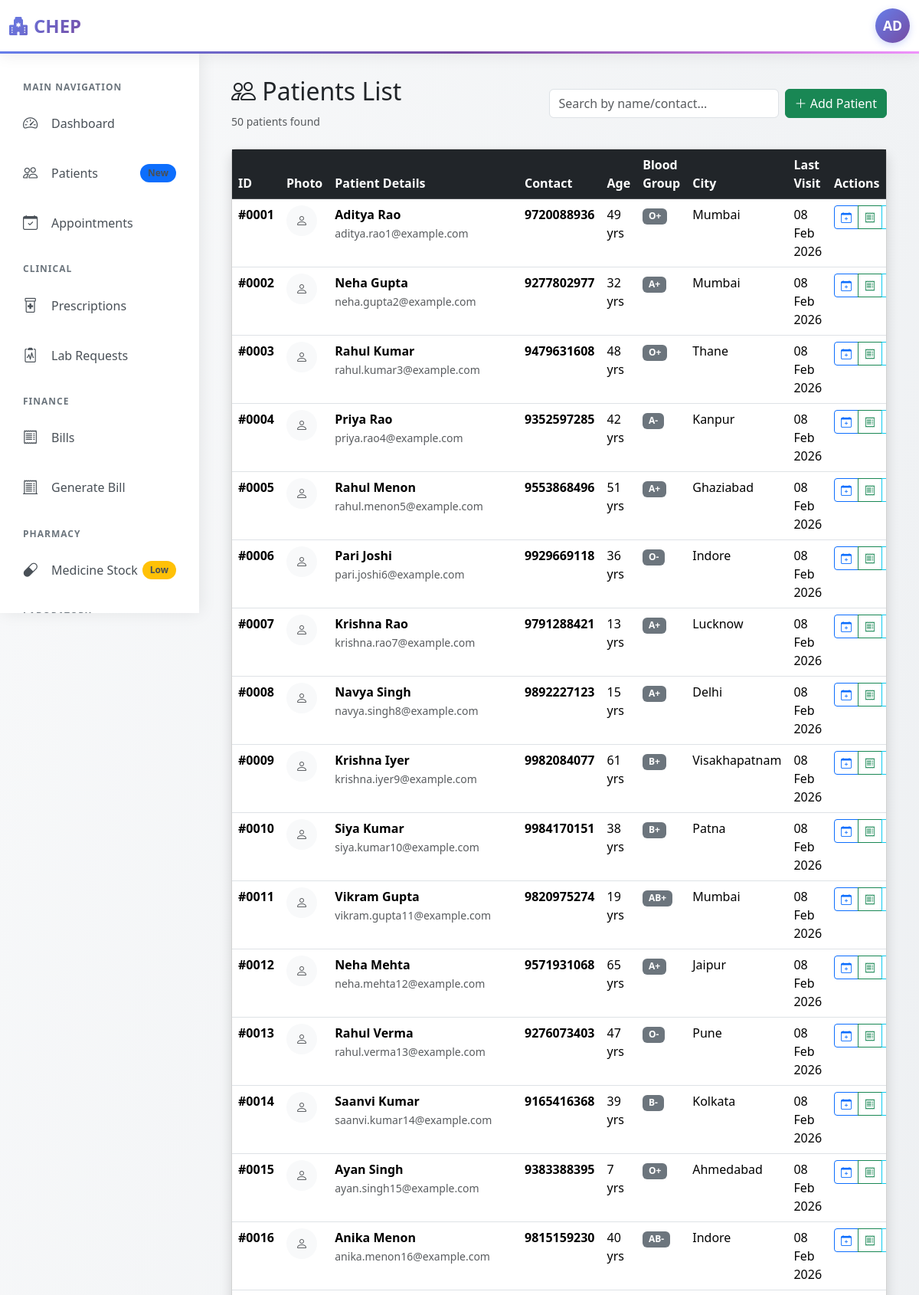
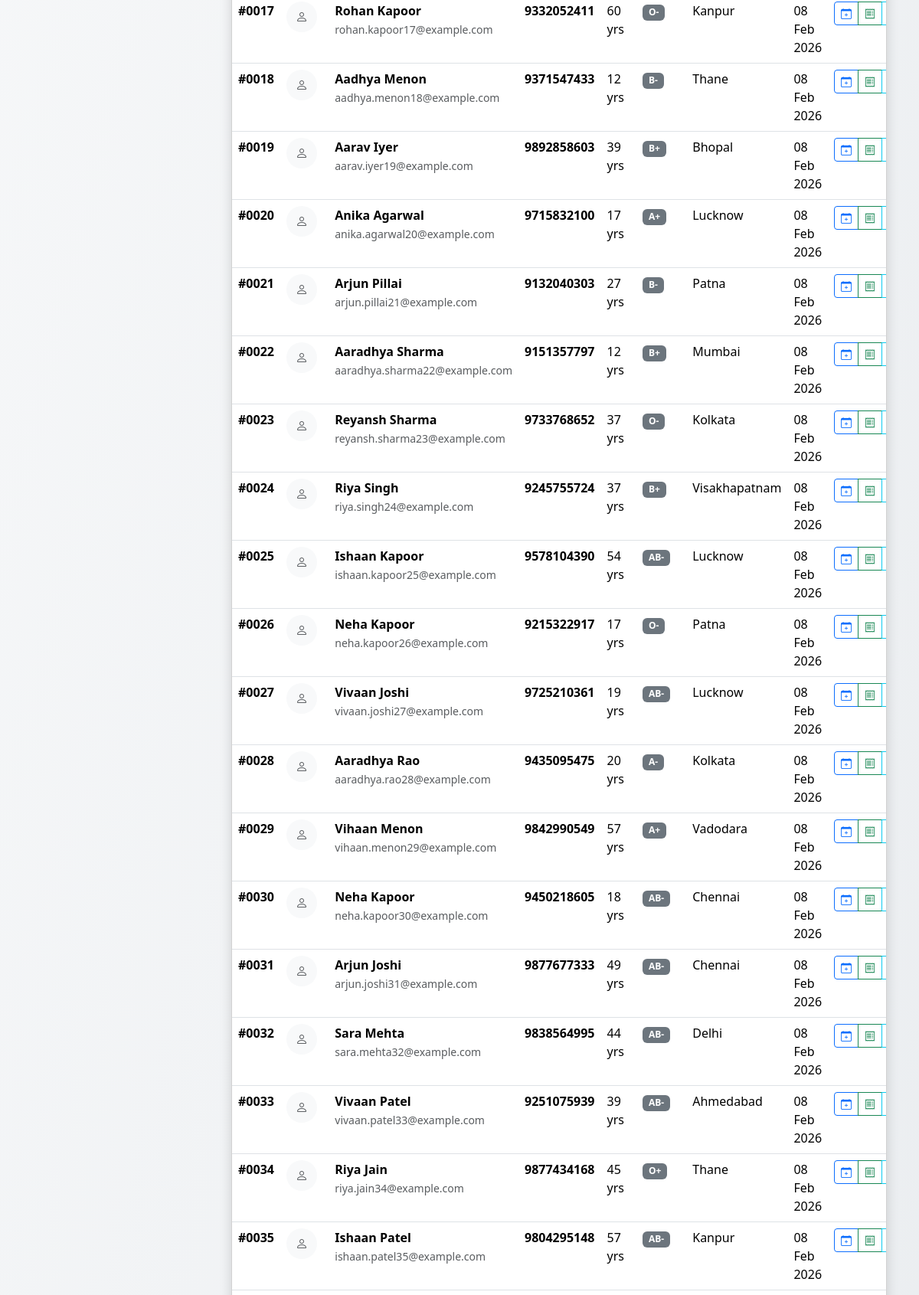
The app's page /receptionist/patients_list.php (signed in, upper part) with its own data (2 pictures, top to bottom).
### tables this page shows
CREATE TABLE patients (
    id INT UNSIGNED PRIMARY KEY AUTO_INCREMENT,
    name VARCHAR(100) NOT NULL,
    email VARCHAR(150),
    contact VARCHAR(15) NOT NULL,
    gender ENUM('male', 'female', 'other'),
    dob DATE,
    blood_group VARCHAR(5),
    address TEXT,
    city VARCHAR(100),
    pincode VARCHAR(10),
    emergency_contact VARCHAR(15),
    created_at TIMESTAMP DEFAULT CURRENT_TIMESTAMP
);

### includes/functions.php (called while the page is built, shortened)
<?php
function calculate_age($dob) {
    return date_diff(date_create($dob), date_create('now'))->y;
}
?>

### receptionist/patients_list.php (the view, shortened to what this page needs)
<?php
require_once '../config.php';
require_once '../includes/header.php';
$search = $_GET['search'] ?? '';
$where = $search ? "WHERE name LIKE '%$search%' OR contact LIKE '%$search%'" : '';
$patients = $conn->query("SELECT * FROM patients $where ORDER BY created_at DESC");
?>
<div class="container-fluid">
    <div class="d-flex justify-content-between align-items-center mb-4">
        <div>
            <h2><i class="bi bi-people"></i> Patients List</h2>
            <small class="text-muted"><?php echo $patients->num_rows; ?> patients found</small>
        </div>
        <div class="d-flex gap-2">
            <input type="text" id="searchInput" class="form-control" style="width: 300px;" placeholder="Search by name/contact...">
            <a href="add_patient.php" class="btn btn-success"><i class="bi bi-plus-lg"></i> Add Patient</a>
        </div>
    </div>
    <div class="card shadow">
        <div class="card-body p-0">
            <div class="table-responsive">
                <table class="table table-hover mb-0">
                    <thead class="table-dark">
                        <tr>
                            <th>ID</th>
                            <th>Photo</th>
                            <th>Patient Details</th>
                            <th>Contact</th>
                            <th>Age</th>
                            <th>Blood Group</th>
                            <th>City</th>
                            <th>Last Visit</th>
                            <th>Actions</th>
                        </tr>
                    </thead>
                    <tbody>
                        <?php while($patient = $patients->fetch_assoc()): ?>
                        <tr>
                            <td><strong>#<?php echo str_pad($patient['id'], 4, '0', STR_PAD_LEFT); ?></strong></td>
                            <td>
                                <div class="avatar-sm rounded-circle bg-light d-flex align-items-center justify-content-center" style="width: 40px; height: 40px;">
                                    <i class="bi bi-person text-muted"></i>
                                </div>
                            </td>
                            <td>
                                <strong><?php echo htmlspecialchars($patient['name']); ?></strong><br>
                                <small class="text-muted"><?php echo htmlspecialchars($patient['email'] ?: 'No email'); ?></small>
                            </td>
                            <td><strong><?php echo htmlspecialchars($patient['contact']); ?></strong></td>
                            <td>
                                <?php echo $patient['dob'] ? calculate_age($patient['dob']) . ' yrs' : '-'; ?>
                            </td>
                            <td><span class="badge bg-secondary"><?php echo $patient['blood_group'] ?: '-'; ?></span></td>
                            <td><?php echo htmlspecialchars($patient['city'] ?: '-'); ?></td>
                            <td><?php echo $patient['created_at'] ? date('d M Y', strtotime($patient['created_at'])) : '-'; ?></td>
                            <td>
                                <div class="btn-group" role="group">
                                    <a href="book_appointment.php?patient_id=<?php echo $patient['id']; ?>" class="btn btn-sm btn-outline-primary" title="Book Appointment">
                                        <i class="bi bi-calendar-plus"></i>
                                    </a>
                                    <a href="../billing/bill_generate.php?patient_id=<?php echo $patient['id']; ?>" class="btn btn-sm btn-outline-success" title="Generate Bill">
                                        <i class="bi bi-receipt"></i>
                                    </a>
                                    <a href="../public/patient_portal.php?id=<?php echo $patient['id']; ?>" class="btn btn-sm btn-outline-info" title="Patient Portal" target="_blank">
                                    </a>
                                </div>
                            </td>
                        </tr>
                        <?php endwhile; ?>
                    </tbody>
                </table>
            </div>
        </div>
    </div>
</div>
<?php require_once '../includes/footer.php'; ?>

### includes/header.php (style rules this page uses)
:root { --primary-gradient: linear-gradient(135deg, #667eea 0%, #764ba2 100%); --sidebar-width: 260px; --navbar-height: 70px; }
* { margin: 0; padding: 0; box-sizing: border-box; }
body { background: linear-gradient(to bottom right, #f8f9fa 0%, #e9ecef 100%); font-family: 'Segoe UI', Tahoma, Geneva, Verdana, sans-serif; overflow-x: hidden; }

### records on screen
patients: id "0001", name "Aditya Rao", email "aditya.rao1@example.com", contact "9720088936", dob "49", blood_group "O+", city "Mumbai", created_at "08 Feb 2026"
patients: id "0002", name "Neha Gupta", email "neha.gupta2@example.com", contact "9277802977", dob "32", blood_group "A+", city "Mumbai", created_at "08 Feb 2026"
patients: id "0003", name "Rahul Kumar", email "rahul.kumar3@example.com", contact "9479631608", dob "48", blood_group "O+", city "Thane", created_at "08 Feb 2026"
patients: id "0004", name "Priya Rao", email "priya.rao4@example.com", contact "9352597285", dob "42", blood_group "A-", city "Kanpur", created_at "08 Feb 2026"
patients: id "0005", name "Rahul Menon", email "rahul.menon5@example.com", contact "9553868496", dob "51", blood_group "A+", city "Ghaziabad", created_at "08 Feb 2026"
patients: id "0006", name "Pari Joshi", email "pari.joshi6@example.com", contact "9929669118", dob "36", blood_group "O-", city "Indore", created_at "08 Feb 2026"
patients: id "0007", name "Krishna Rao", email "krishna.rao7@example.com", contact "9791288421", dob "13", blood_group "A+", city "Lucknow", created_at "08 Feb 2026"
patients: id "0008", name "Navya Singh", email "navya.singh8@example.com", contact "9892227123", dob "15", blood_group "A+", city "Delhi", created_at "08 Feb 2026"
patients: id "0009", name "Krishna Iyer", email "krishna.iyer9@example.com", contact "9982084077", dob "61", blood_group "B+", city "Visakhapatnam", created_at "08 Feb 2026"
patients: id "0010", name "Siya Kumar", email "siya.kumar10@example.com", contact "9984170151", dob "38", blood_group "B+", city "Patna", created_at "08 Feb 2026"
patients: id "0011", name "Vikram Gupta", email "vikram.gupta11@example.com", contact "9820975274", dob "19", blood_group "AB+", city "Mumbai", created_at "08 Feb 2026"
patients: id "0012", name "Neha Mehta", email "neha.mehta12@example.com", contact "9571931068", dob "65", blood_group "A+", city "Jaipur", created_at "08 Feb 2026"
patients: id "0013", name "Rahul Verma", email "rahul.verma13@example.com", contact "9276073403", dob "47", blood_group "O-", city "Pune", created_at "08 Feb 2026"
patients: id "0014", name "Saanvi Kumar", email "saanvi.kumar14@example.com", contact "9165416368", dob "39", blood_group "B-", city "Kolkata", created_at "08 Feb 2026"
patients: id "0015", name "Ayan Singh", email "ayan.singh15@example.com", contact "9383388395", dob "7", blood_group "O+", city "Ahmedabad", created_at "08 Feb 2026"
patients: id "0016", name "Anika Menon", email "anika.menon16@example.com", contact "9815159230", dob "40", blood_group "AB-", city "Indore", created_at "08 Feb 2026"
patients: id "0017", name "Rohan Kapoor", email "rohan.kapoor17@example.com", contact "9332052411", dob "60", blood_group "O-", city "Kanpur", created_at "08 Feb 2026"
patients: id "0018", name "Aadhya Menon", email "aadhya.menon18@example.com", contact "9371547433", dob "12", blood_group "B-", city "Thane", created_at "08 Feb 2026"
patients: id "0019", name "Aarav Iyer", email "aarav.iyer19@example.com", contact "9892858603", dob "39", blood_group "B+", city "Bhopal", created_at "08 Feb 2026"
patients: id "0020", name "Anika Agarwal", email "anika.agarwal20@example.com", contact "9715832100", dob "17", blood_group "A+", city "Lucknow", created_at "08 Feb 2026"
patients: id "0021", name "Arjun Pillai", email "arjun.pillai21@example.com", contact "9132040303", dob "27", blood_group "B-", city "Patna", created_at "08 Feb 2026"
patients: id "0022", name "Aaradhya Sharma", email "aaradhya.sharma22@example.com", contact "9151357797", dob "12", blood_group "B+", city "Mumbai", created_at "08 Feb 2026"
patients: id "0023", name "Reyansh Sharma", email "reyansh.sharma23@example.com", contact "9733768652", dob "37", blood_group "O-", city "Kolkata", created_at "08 Feb 2026"
patients: id "0024", name "Riya Singh", email "riya.singh24@example.com", contact "9245755724", dob "37", blood_group "B+", city "Visakhapatnam", created_at "08 Feb 2026"
patients: id "0025", name "Ishaan Kapoor", email "ishaan.kapoor25@example.com", contact "9578104390", dob "54", blood_group "AB-", city "Lucknow", created_at "08 Feb 2026"
patients: id "0026", name "Neha Kapoor", email "neha.kapoor26@example.com", contact "9215322917", dob "17", blood_group "O-", city "Patna", created_at "08 Feb 2026"
patients: id "0027", name "Vivaan Joshi", email "vivaan.joshi27@example.com", contact "9725210361", dob "19", blood_group "AB-", city "Lucknow", created_at "08 Feb 2026"
patients: id "0028", name "Aaradhya Rao", email "aaradhya.rao28@example.com", contact "9435095475", dob "20", blood_group "A-", city "Kolkata", created_at "08 Feb 2026"
patients: id "0029", name "Vihaan Menon", email "vihaan.menon29@example.com", contact "9842990549", dob "57", blood_group "A+", city "Vadodara", created_at "08 Feb 2026"
patients: id "0030", name "Neha Kapoor", email "neha.kapoor30@example.com", contact "9450218605", dob "18", blood_group "AB-", city "Chennai", created_at "08 Feb 2026"
patients: id "0031", name "Arjun Joshi", email "arjun.joshi31@example.com", contact "9877677333", dob "49", blood_group "AB-", city "Chennai", created_at "08 Feb 2026"
patients: id "0032", name "Sara Mehta", email "sara.mehta32@example.com", contact "9838564995", dob "44", blood_group "AB-", city "Delhi", created_at "08 Feb 2026"
patients: id "0033", name "Vivaan Patel", email "vivaan.patel33@example.com", contact "9251075939", dob "39", blood_group "AB-", city "Ahmedabad", created_at "08 Feb 2026"
patients: id "0034", name "Riya Jain", email "riya.jain34@example.com", contact "9877434168", dob "45", blood_group "O+", city "Thane", created_at "08 Feb 2026"
patients: id "0035", name "Ishaan Patel", email "ishaan.patel35@example.com", contact "9804295148", dob "57", blood_group "AB-", city "Kanpur", created_at "08 Feb 2026"

### other values on screen
substr($user_name, 0, 2) "AD"
$patients->num_rows "50"
